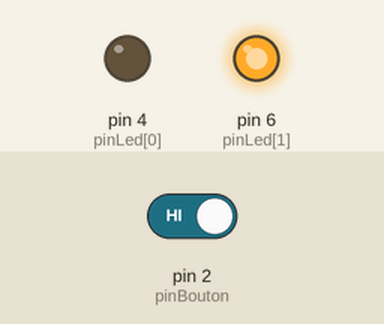
The sketch below on a simulated Arduino Uno, built with avr-gcc and run on an emulated ATmega328P. Parts: output pins drawn as LEDs (lit = HIGH). The test bench sets the inputs (shaded band); at power-on: pin 2 (pinBouton) HIGH. What the sketch prints to the serial monitor is not drawn.

Above: at 1.2 s.
1.3 s: pin 2 (pinBouton) driven LOW
At 1.8 s:
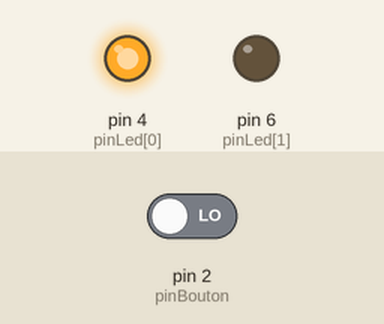
2.8 s: pin 2 (pinBouton) driven HIGH
At 4.2 s:
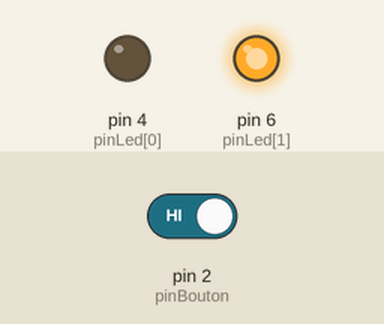
Timing chart, 0 to 5.8 s (numbered marks = the images above; inputs shaded):
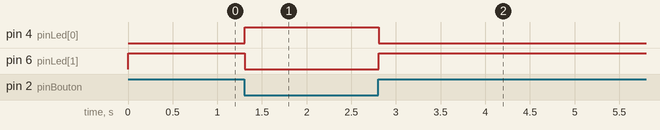

Measured:
- after the input at 1.3 s, pin 4 (pinLed[0]): LOW → HIGH at once; pin 6 (pinLed[1]): HIGH → LOW at once
- after the input at 2.8 s, pin 4 (pinLed[0]): HIGH → LOW at once; pin 6 (pinLed[1]): LOW → HIGH at once

The sketch:

Projet11.ino
```cpp
int i;
int pinBouton = 2;
const int longueur = 2;
int pinLed[longueur] = {4, 6};

void setup()
{
    Serial.begin(9600);
    pinMode(pinBouton, INPUT);
    for (i = 0; i < longueur; i++)
    {
        pinMode(pinLed[i], OUTPUT);
        digitalWrite(pinLed[i], 0);
    }
}

void loop()
{
    boolean etatBouton = digitalRead(pinBouton);
    Serial.println(etatBouton);
    if (etatBouton == 0)
    {
        digitalWrite(pinLed[0], 1);
        digitalWrite(pinLed[1], 0);
    }

    else
    {
        digitalWrite(pinLed[0], 0);
        digitalWrite(pinLed[1], 1);
    }
}
```
